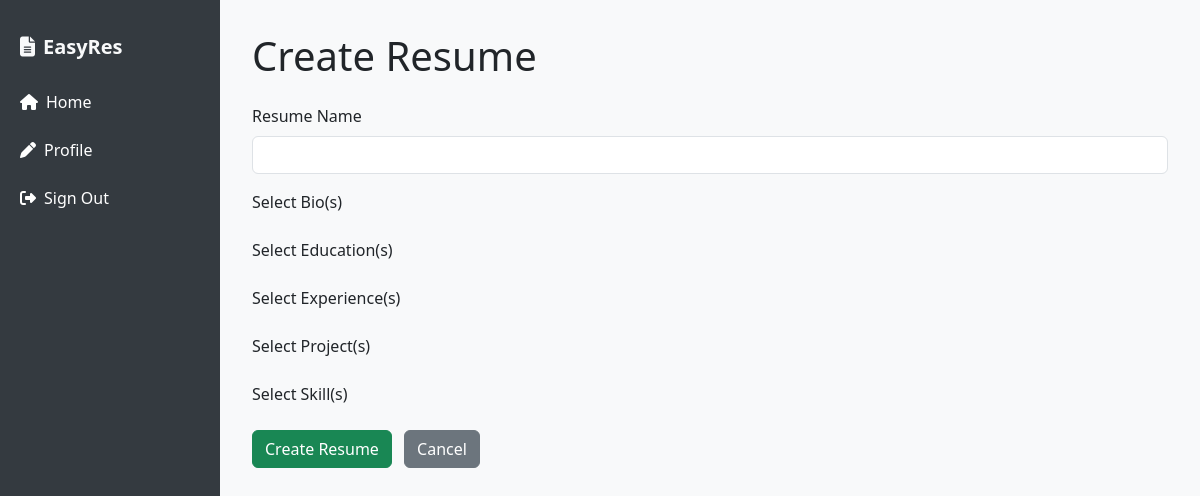
Page /resume/create (signed in) on the earlier database version.
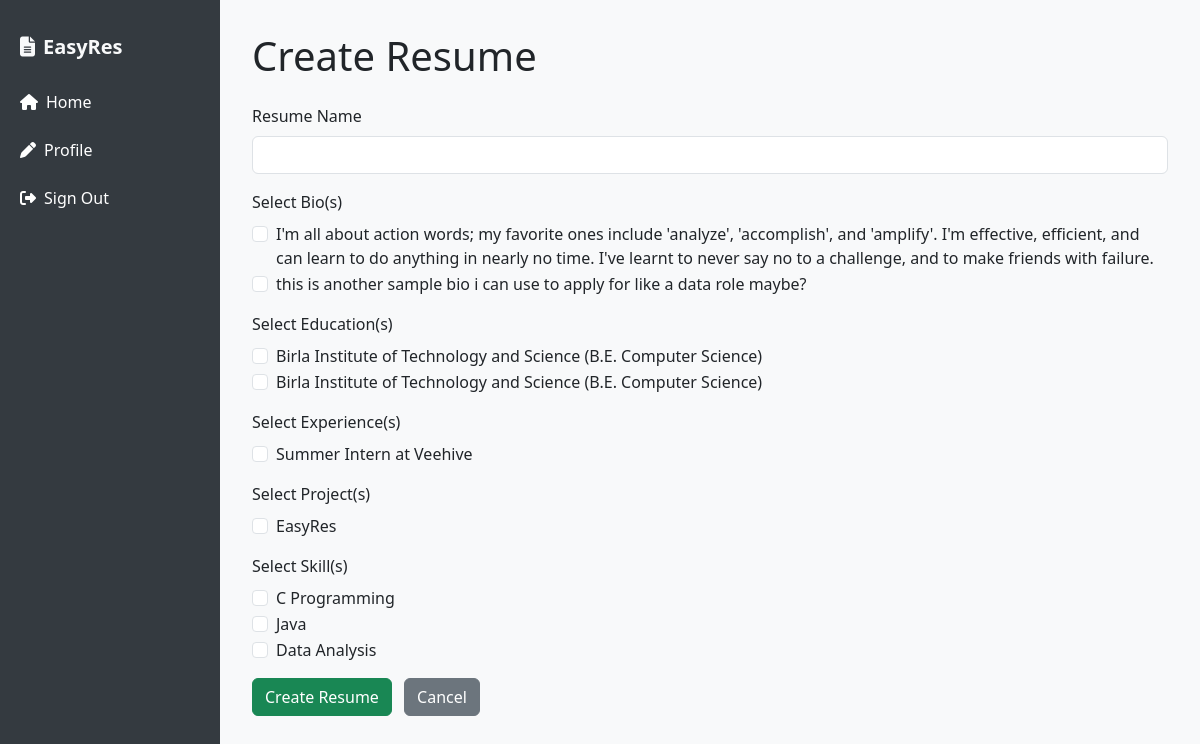
Same page on the later database version.
### website/models.py (models this page shows)
class Bios(db.Model):
    id = db.Column(db.Integer, primary_key=True)
    bio = db.Column(db.String(160))
    user_id = db.Column(db.Integer, db.ForeignKey('user.id'))

class Educations(db.Model):
    id = db.Column(db.Integer, primary_key=True)
    uni = db.Column(db.String(100))
    location = db.Column(db.String(50))
    degree = db.Column(db.String(100))
    start_year = db.Column(db.String(10))
    end_year = db.Column(db.String(10))
    user_id = db.Column(db.Integer, db.ForeignKey('user.id'))

class Experiences(db.Model):
    id = db.Column(db.Integer, primary_key=True)
    role = db.Column(db.String(25))
    comp = db.Column(db.String(25))
    desc = db.Column(db.String(500))
    start_date = db.Column(db.String(10), nullable=False)
    end_date = db.Column(db.String(10), nullable=True)
    ongoing = db.Column(db.Boolean, default=False)
    user_id = db.Column(db.Integer, db.ForeignKey('user.id'))

class Projects(db.Model):
    id = db.Column(db.Integer, primary_key=True)
    proj = db.Column(db.String(50))
    tool = db.Column(db.String(50))
    desc = db.Column(db.String(250))
    user_id = db.Column(db.Integer, db.ForeignKey('user.id'))

class Skills(db.Model):
    id = db.Column(db.Integer, primary_key=True)
    data = db.Column(db.String(20))
    user_id = db.Column(db.Integer, db.ForeignKey('user.id'))

### website/views.py (the view, shortened to what this page needs)
@views.route('/resume/create', methods=['GET', 'POST'])
@login_required
def create_resume():
    return render_template('resume_form.html',
        user=current_user,
        bios=current_user.bios,
        educations=current_user.educations,
        experiences=current_user.experiences,
        projects=current_user.projects,
        skills=current_user.skills,
        resume=None
    )

### website/__init__.py (called while the page is built)
def create_app():
    app = Flask(__name__)
    app.config['SECRET_KEY'] = "development key, need to figure out for production"
    app.config['SQLALCHEMY_DATABASE_URI'] = f'sqlite:///{DB_NAME}'
    db.init_app(app)
    from .views import views
    from .auth import auth
    app.register_blueprint(views, url_prefix='/')
    app.register_blueprint(auth, url_prefix='/')
    from .models import User, Skills
    create_database(app)
    login_manager = LoginManager()
    login_manager.login_view = 'auth.sign_in'
    login_manager.init_app(app)
    @login_manager.user_loader
    def load_user(id):
        return User.query.get(int(id))
    return app

### website/templates/resume_form.html (shortened to what this page needs)
{% extends "base.html" %} {% block content %}
<h1 class="mb-4">{{ 'Edit' if resume else 'Create' }} Resume</h1>
<form method="POST">
  <div class="mb-3">
    <label for="name" class="form-label">Resume Name</label>
    <input
      type="text"
      class="form-control"
      id="name"
      name="name"
      required
      value="{{ resume.name if resume else '' }}"
    />
  </div>
  <div class="mb-3">
    <label class="form-label">Select Bio(s)</label>
    {% for bio in bios %}
    <div class="form-check">
      <input
        class="form-check-input"
        type="checkbox"
        name="bios"
        value="{{ bio.id }}"
        id="bio{{ bio.id }}"
      />
      <label class="form-check-label" for="bio{{ bio.id }}"
        >{{ bio.bio }}</label
      >
    </div>
    {% endfor %}
  </div>
  <div class="mb-3">
    <label class="form-label">Select Education(s)</label>
    {% for edu in educations %}
    <div class="form-check">
      <input
        class="form-check-input"
        type="checkbox"
        name="educations"
        value="{{ edu.id }}"
        id="edu{{ edu.id }}"
      />
      <label class="form-check-label" for="edu{{ edu.id }}"
        >{{ edu.uni }} ({{ edu.degree }})</label
      >
    </div>
    {% endfor %}
  </div>
  <div class="mb-3">
    <label class="form-label">Select Experience(s)</label>
    {% for exp in experiences %}
    <div class="form-check">
      <input
        class="form-check-input"
        type="checkbox"
        name="experiences"
        value="{{ exp.id }}"
        id="exp{{ exp.id }}"
      />
      <label class="form-check-label" for="exp{{ exp.id }}"
        >{{ exp.role }} at {{ exp.comp }}</label
      >
    </div>
    {% endfor %}
  </div>
  <div class="mb-3">
    <label class="form-label">Select Project(s)</label>
    {% for proj in projects %}
    <div class="form-check">
      <input
        class="form-check-input"
        type="checkbox"
        name="projects"
        value="{{ proj.id }}"
        id="proj{{ proj.id }}"
      />
      <label class="form-check-label" for="proj{{ proj.id }}"
        >{{ proj.proj }}</label
      >
    </div>
    {% endfor %}
  </div>
  <div class="mb-3">
    <label class="form-label">Select Skill(s)</label>
    {% for skill in skills %}
    <div class="form-check">
      <input
        class="form-check-input"
        type="checkbox"
        name="skills"
        value="{{ skill.id }}"
        id="skill{{ skill.id }}"
      />
      <label class="form-check-label" for="skill{{ skill.id }}"
        >{{ skill.data }}</label
      >
    </div>
    {% endfor %}
  </div>
  <button type="submit" class="btn btn-success">
    {{ 'Update' if resume else 'Create' }} Resume
  </button>
  <a href="{{ url_for('views.list_resumes') }}" class="btn btn-secondary ms-2"
    >Cancel</a
  >
</form>
{% endblock %}

Differences in the rows shown:
added Bios: bio "I'm all about action words; my favorite ones include 'analyze', 'accomplish', and 'amplify'. I'm effective, efficient, and can learn to do anything in nearly no time. I've learnt to never say no to a challenge, and to make friends with failure."
added Bios: bio "this is another sample bio i can use to apply for like a data role maybe?"
added Educations: uni "Birla Institute of Technology and Science", degree "B.E. Computer Science"
added Educations: uni "Birla Institute of Technology and Science", degree "B.E. Computer Science"
added Experiences: role "Summer Intern", comp "Veehive"
added Projects: proj "EasyRes"
added Skills: data "C Programming"
added Skills: data "Java"
added Skills: data "Data Analysis"
